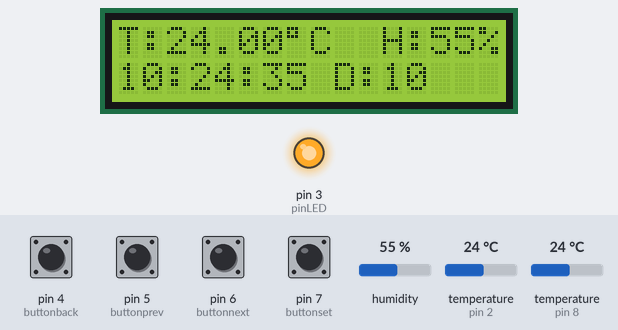
Simulated run of this sketch. Board: Arduino Uno, built with avr-gcc and run on an emulated ATmega328P. On the bench: 16×2 character LCD, output pins drawn as LEDs (lit = HIGH). Inputs (shaded band) come from the test bench; at power-on: pin 4 (buttonback), pin 5 (buttonprev), pin 6 (buttonnext), pin 7 (buttonset) LOW, humidity 55 %, temperature (sensors on pin 2, pin 8) 24 °C. The local clock reads 2024-03-15 10:24:30 at power-on unless the sketch sets it; what the sketch prints to the serial monitor is not drawn.

Above: at 6.3 s.
6.4 s: pin 7 (buttonset) pulled HIGH for 1 s
At 7.9 s:
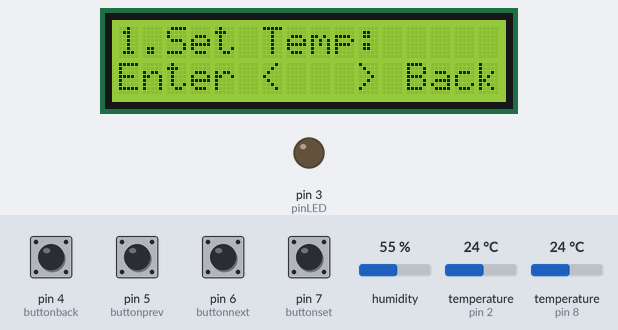
9.0 s: pin 5 (buttonprev) pulled HIGH for 0.15 s
At 10.0 s:
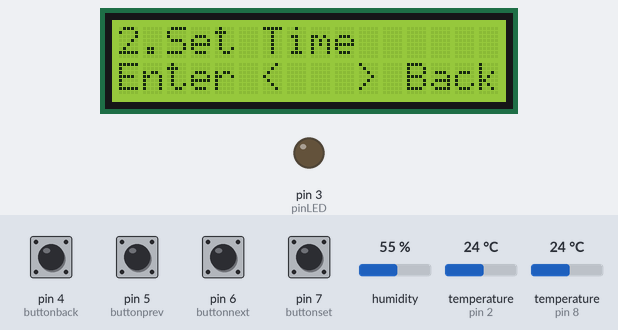
10.8 s: pin 7 (buttonset) pulled HIGH for 0.15 s
At 12.3 s:
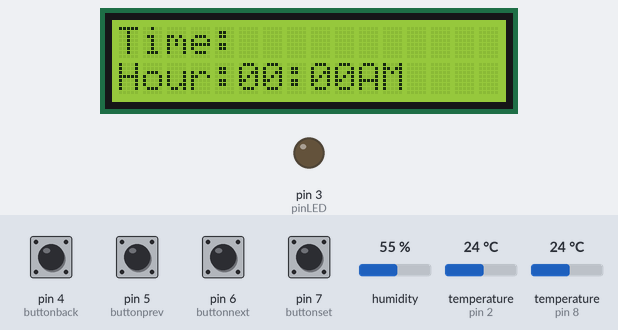
12.6 s: pin 4 (buttonback) pulled HIGH for 0.15 s
At 14.0 s:
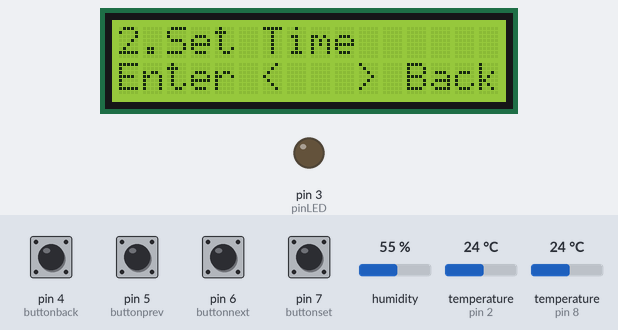
14.4 s: pin 5 (buttonprev) pulled HIGH for 1 s
At 15.3 s:
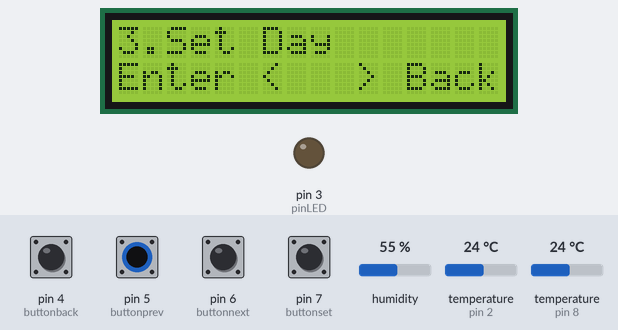
16.9 s: pin 5 (buttonprev) pulled HIGH for 0.15 s
At 18.5 s:
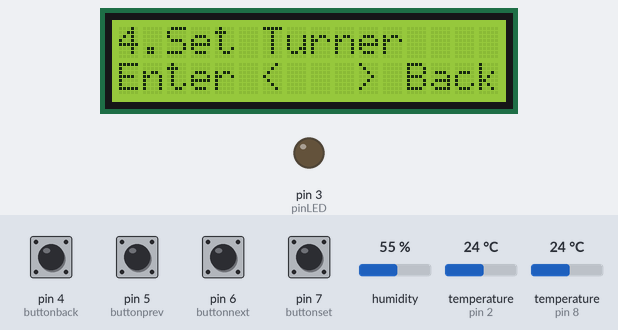
Timing chart, 0 to 19.7 s (numbered marks = the images above; inputs shaded):
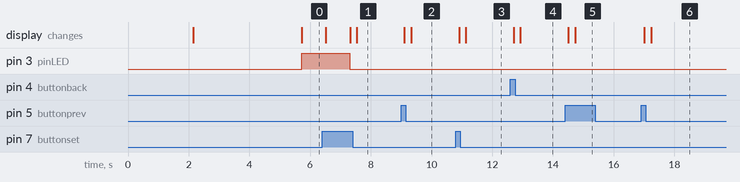

The sketch:

prototype_v5.ino
```cpp
#include <Wire.h>
#include <LiquidCrystal_I2C.h>
#include <DHT.h>
#include <OneWire.h>
#include <DallasTemperature.h>
#include <DS3231.h>

#define Type DHT11
#define ONE_WIRE_BUS 8
#define sensehumidity 2
#define pinLED 3
#define buttonset 7
#define buttonnext 6
#define buttonprev 5
#define buttonback 4

unsigned long led_dalay;
bool stateLED=true;
float tempC;
int humidity;
//float value_1 = 63972.5;
float value_1 = 65535 - ((16000000 * .100)/1024);

//==============Set Varialble====
int high_limit_humid=80;
int low_limit_humid=70;
int high_limit_temp=37;
int low_limit_temp=35;

int seal_humidity=1;
int bulb_status=0;


//==============button==============
unsigned long lastDebounceTime = 0;  // the last time the output pin was toggled
unsigned long debounceDelay = 100;
int lastButtonState_set = LOW;
int buttonState_set;

int lastButtonState_next = LOW;
int buttonState_next;

int lastButtonState_prev = LOW;
int buttonState_prev;

int lastButtonState_back = LOW;
int buttonState_back;

int btn_state_menu = 0;
int btn_state_menu_lcd = 0;
int btn_state_set = 0;
int btn_state_enter=0;
int btn_back_state=0;
int btn_state_add=0;
int btn_state_minus=0;
int add_minus_value=0;

int Day_value=1;
int High_limit_temp=38;
int Low_limit_temp=36;

int temp_select=0;
int temp_select_high_state=1;
int temp_select_low_state=0;
int add_high_temp=0;
int add_low_temp=0;
String next_prev_menu="defualt";
String display_screen="main";
String display_menu="default";
String display_lcd="default";

int menu=0;

LiquidCrystal_I2C lcd(0x27, 16, 2);
DHT HT(sensehumidity,Type);
OneWire oneWire(ONE_WIRE_BUS);
DallasTemperature sensors(&oneWire);
DS3231  rtc(SDA, SCL);

void setup() {
  // put your setup code here, to run once:
// noInterrupts();
lcd.begin();
welcomescreen();
HT.begin();
rtc.begin();
sensors.begin();
pinMode(pinLED, OUTPUT);
pinMode(buttonset, INPUT);
pinMode(buttonnext, INPUT);
pinMode(buttonprev, INPUT);
pinMode(buttonback, INPUT);
Serial.begin(9600);

loadingscreen();

// The following lines can be uncommented to set the date and time
//  rtc.setDOW(SATURDAY);     // Set Day-of-Week to SUNDAY
//  rtc.setTime(23, 25, 0);     // Set the time to 12:00:00 (24hr format)
//  rtc.setDate(5, 8, 2021);   // Set the date to January 1st, 2014


 // Timer====================================================
   noInterrupts();
  TCCR1A = 0;
  TCCR1B = 0;
  TCNT1 = value_1;                        // preload timer
  TCCR1B |= (1 << CS10)|(1 << CS12);    // 1024 prescaler
  TIMSK1 |= (1 << TOIE1);               // enable timer overflow interrupt ISR
  interrupts();

  // PCINT========================================================
//  PCICR |= (1 << PCIE2);
//  PCMSK2 |= (1 << PCINT23);
//  PCMSK2 |= (1 << PCINT22);
//  PCMSK2 |= (1 << PCINT21);
//  PCMSK2 |= (1 << PCINT20);


}

void loop() {
  if(display_screen == "main"){
    checkedHumidity();
    checkedTemperature();
    displaylcd();
    ledblinking();
  }


  if(menu == 1 && btn_state_menu == 1){
    Serial.println("Temp Setting");
      clearlcd();
    lcd.print("1.Set Temp:");
    lcd.setCursor(0,1);
    lcd.print("Enter <   > Back");
    btn_state_menu=0;
  }else if(menu == 1 && btn_state_enter==1){
    clearlcd();
    lcd.print("Set Temp High:");
    lcd.setCursor(0,1);
    lcd.print("High:" + String(High_limit_temp) + "   Low:" +String(Low_limit_temp));
    btn_state_enter=0;
    }

  if(menu == 2 && btn_state_menu == 1){
    Serial.println("Humidity Setting");
    clearlcd();
    lcd.print("5.Set Humid");
    lcd.setCursor(0,1);
    lcd.print("Enter <   > Back");
    btn_state_menu=0;
  }else if(menu == 2 && btn_state_enter==1){
    clearlcd();
    lcd.print("Humidity:");
    lcd.setCursor(0,1);
    lcd.print("High:00  Low:00");
    btn_state_enter=0;
    }

  if(menu == 3 && btn_state_menu == 1){
    Serial.println("Turner Setting");
    clearlcd();
    lcd.print("4.Set Turner");
    lcd.setCursor(0,1);
    lcd.print("Enter <   > Back");
    btn_state_menu=0;
  }else if(menu == 3 && btn_state_enter==1){
    clearlcd();
    lcd.print("Turner:");
    lcd.setCursor(0,1);
    lcd.print("Hour:00 Min:00");
    btn_state_enter=0;
    }

  if(menu == 4 && btn_state_menu == 1){
    Serial.println("Day Setting");
    clearlcd();
    lcd.print("3.Set Day");
    lcd.setCursor(0,1);
    lcd.print("Enter <   > Back");
    btn_state_menu=0;
  }else if(menu == 4 && btn_state_enter==1){
    clearlcd();
    lcd.print("Set: Day");
    lcd.setCursor(0,1);
    lcd.print("Day:" + String(Day_value));
    btn_state_enter=0;
  }


  if(menu == 5 && btn_state_menu == 1){
    Serial.println("Time Setting");
    clearlcd();
    lcd.print("2.Set Time");
    lcd.setCursor(0,1);
    lcd.print("Enter <   > Back");
    btn_state_menu=0;
  }else if(menu == 5 && btn_state_enter==1){
    clearlcd();
    lcd.print("Time:");
    lcd.setCursor(0,1);
    lcd.print("Hour:00:00AM");
    btn_state_enter=0;
    }

  checkedbutton();
}


void clearlcd(){
  lcd.clear();
  delay(200);
//  interrupts();
  }


void checkedbutton(){

int reading_set=digitalRead(buttonset);
int reading_next=digitalRead(buttonnext);
int reading_prev=digitalRead(buttonprev);
int reading_back=digitalRead(buttonback);

if(reading_set != lastButtonState_set){lastDebounceTime = millis();}
if(reading_next != lastButtonState_next){lastDebounceTime = millis();}
if(reading_prev != lastButtonState_prev){lastDebounceTime = millis();}
if(reading_back != lastButtonState_back){lastDebounceTime = millis();}


//===================================================================================SET BUTTON 1========================================================

if(display_screen=="settings"){

  if((millis()-lastDebounceTime) > debounceDelay){
      if(reading_set != buttonState_set){
        buttonState_set = reading_set;
          if(buttonState_set == HIGH){
            Serial.println("Enter Menu" + String(menu));
             btn_back_state=menu;
             btn_state_enter=1;
             next_prev_menu="add_minus";display_screen="enter_settings";
             if(menu == 1){
              if(temp_select_high_state == 1){
                Serial.println("Temp high");
                add_high_temp=1;add_low_temp=0;
                temp_select_high_state=0;
                temp_select_low_state=1;
              }
              }
          }
        }
      }


//=========================================================================================================================NEXT PREV
  if(next_prev_menu == "next_prev"){

        if((millis()-lastDebounceTime) > debounceDelay){
            if(reading_next != buttonState_next){
                buttonState_next = reading_next;
                if(buttonState_next == HIGH){
                   btn_state_menu = 1;menu = menu + 1;
                   if(menu==6){menu=1;}
                }
            }
         }

        if((millis()-lastDebounceTime) > debounceDelay){
            if(reading_prev != buttonState_prev){
                buttonState_prev = reading_prev;
                if(buttonState_prev == HIGH){
                  btn_state_menu = 1;menu = menu - 1;
                  if(menu <= 0){menu=5;}
                }
            }
        }

   }


//=============================================================================================================================BACK
if((millis()-lastDebounceTime) > debounceDelay){
    if(reading_back != buttonState_back){
      buttonState_back = reading_back;
        if(buttonState_back == HIGH){
            Serial.println("Main");
            display_screen="main";
            clearlcd();
            menu=0;

        }
      }
   }
}

//========================================================================SET BUTTON 2==============================================================

if(display_screen == "enter_settings"){

  if((millis()-lastDebounceTime) > debounceDelay){
      if(reading_set != buttonState_set){
        buttonState_set = reading_set;
          if(buttonState_set == HIGH){
            Serial.println(menu);
            if(menu == 1){
              if(temp_select_high_state == 1){
                Serial.println("Temp high");
                add_high_temp=1;add_low_temp=0;
                temp_select_high_state=0;
                temp_select_low_state=1;
              }else if(temp_select_low_state == 1){
                add_low_temp=1;add_high_temp=0;
                Serial.println("Temp low");
                temp_select_high_state=1;
                temp_select_low_state=0;
                }

              }
            if(menu == 2){Serial.println("move set humid");}
            if(menu == 3){Serial.println("move set turner");}
            if(menu == 4){Serial.println("move set day");}
            if(menu == 5){Serial.println("move set time");}
          }
        }
      }

  //=========================================================================================================================ADD MINUS

   if(next_prev_menu == "add_minus"){

        if((millis()-lastDebounceTime) > debounceDelay){
            if(reading_next != buttonState_next){
                buttonState_next = reading_next;
                if(buttonState_next == HIGH){
                 Serial.println("add");
                 if(menu==1 && add_high_temp==1){Serial.println("add hightemp");}
                 if(menu==1 && add_low_temp==1){Serial.println("add lowtemp");}
                }
            }
         }

        if((millis()-lastDebounceTime) > debounceDelay){
            if(reading_prev != buttonState_prev){
                buttonState_prev = reading_prev;
                if(buttonState_prev == HIGH){
                  Serial.println("minus");
                }
            }
        }


    }
//===========================================================================================================================SAVING
    if((millis()-lastDebounceTime) > debounceDelay){
    if(reading_back != buttonState_back){
      buttonState_back = reading_back;
        if(buttonState_back == HIGH){
              btn_state_menu = 1;menu=btn_back_state;btn_back_state=0;btn_state_add=0;btn_state_minus=0;add_minus_value=0;
              next_prev_menu = "next_prev";
              display_screen="settings";
              Serial.println("Setting");
              if(menu==1){Serial.println("Saving Temp");temp_select_low_state=0;temp_select_high_state=1;}
              if(menu==2){Serial.println("Saving Humid");}
              if(menu==3){Serial.println("Saving Turner");}
              if(menu==4){Serial.println("Saving Day");}
              if(menu==5){Serial.println("Saving Time");}
            }
        }
      }
   }


lastButtonState_set = reading_set;
lastButtonState_next = reading_next;
lastButtonState_prev = reading_prev;
lastButtonState_back = reading_back;

}


//==========================================================================Interrupt Button=====================================================================

ISR(TIMER1_OVF_vect)                    // interrupt service routine for overflow
{
    TCNT1 = value_1;                        //checked button if press.

int reading_set=digitalRead(buttonset);
  if(reading_set != lastButtonState_set){lastDebounceTime = millis();}
    if(display_screen=="main"){

      if((millis()-lastDebounceTime) > debounceDelay){
          if(reading_set != buttonState_set){
            buttonState_set = reading_set;
              if(buttonState_set == HIGH){
                 btn_state_set = 1;btn_state_menu = 1;
                 display_screen="settings";
                 next_prev_menu = "next_prev";
                  Serial.println("Settings");
                  Serial.println("Btn =:" + next_prev_menu);
                  menu=1;
              }
           }
      }
   }

lastButtonState_set = reading_set;

}


//ISR (PCINT2_vect){
//
//lastDebounceTime = millis();
//
//if((millis()-lastDebounceTime) > debounceDelay){
//  Serial.println("Setting Temperature");
//    if(btn_state == 0 && PIND & B10000000){
//      btn_state =  1;
//    }else if(btn_state == 1 && !(PIND & B10000000)){
//      Serial.println("Setting Temperature");
//      btn_state=0;
//  }
//}
//
//}

//====================================================================checking Sensors===========================================================================

void checkedHumidity(){
    humidity=HT.readHumidity();
//    if(humidity >= high_limit_humid){seal_humidity=1;}
//    else if(humidity < low_limit_humid){seal_humidity=0;}
//    if(seal_humidity==1){Serial.print("Seal Open --  ");}             // set servo=1 open high humid
//    else if(seal_humidity==0){Serial.print("Seal Close  --  ");}     // set servo=2 close low humid
}

void checkedTemperature(){
  sensors.requestTemperatures();
  tempC = sensors.getTempCByIndex(0);
//  if(tempC >= high_limit_temp){bulb_status=0;}
//  else if(tempC <= low_limit_temp){bulb_status=1;}
//  if(bulb_status==0){Serial.println("Light off");}                     //set bulb off in high temp
//  else if(bulb_status==1){Serial.println("Light On");}                 //set bulb on in low temp
}

void displaylcd(){
lcd.setCursor(0,0);
lcd.print("T:" + String(tempC));
lcd.print((char) 223);
lcd.print("C");
lcd.print("  H:" + String(humidity) + "%");
lcd.setCursor(0,1);
lcd.print(rtc.getTimeStr());
lcd.print(" D:" + String("10"));
}

void welcomescreen(){
lcd.print("    Welcome");
lcd.setCursor(0,1);
lcd.print(" Atan  Solution");
delay(2000);
}

void loadingscreen(){
  lcd.clear();
  lcd.setCursor(0,1);
  lcd.print("Loading...");
  checkedHumidity();
  checkedTemperature();
  delay(2000);
}


void ledblinking(){
  if(micros() - led_dalay > 1000000){
     stateLED = !stateLED;
     led_dalay=micros();
    }

  if(stateLED){
      digitalWrite(pinLED, LOW);
    }else{
      digitalWrite(pinLED, HIGH);
    }
}
```

Measured:
- after the input at 6.4 s, the display: first differs from a run without the input after 0.91 s (image 1 shows a later state)
- after the input at 9.0 s, the display: first changes after 0.10 s (image 2 shows a later state)
- after the input at 10.8 s, the display: first changes after 0.10 s (image 3 shows a later state)
- after the input at 12.6 s, the display: first changes after 0.10 s (image 4 shows a later state)
- after the input at 14.4 s, the display: first changes after 0.10 s (image 5 shows a later state)
- after the input at 16.9 s, the display: first changes after 0.10 s (image 6 shows a later state)
